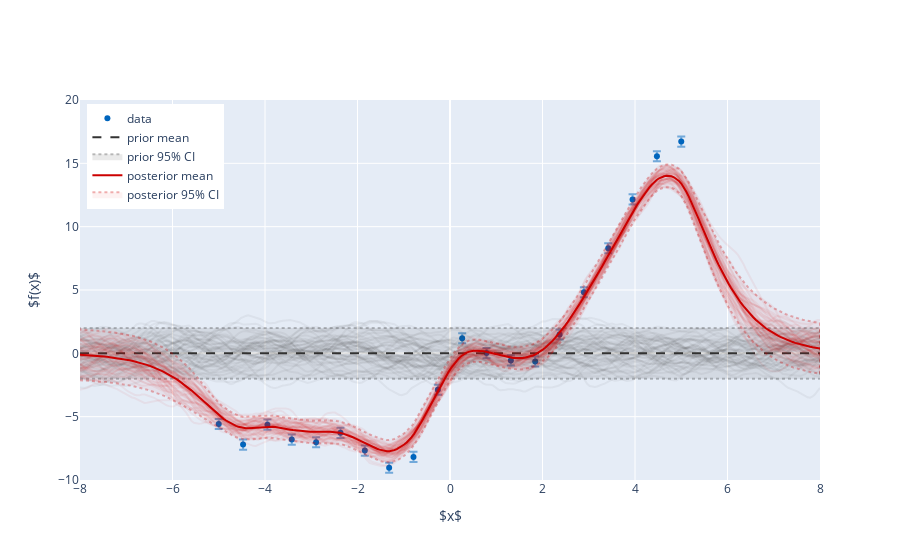

Write notebook code for a chart like this one.
### Code cell
kernel = lambda a, b: Matern_3(a, b, l=1)
prior = GaussianProcess(const_mean, kernel)
posterior = prior.condition(Y, X, sigma)
plot(prior, posterior)

### Figure 1 — Plotly figure (JSON) as saved in the notebook; plotly's stock layout.template omitted (floating-point values rounded to 4 significant figures; data arrays with more than 128 entries replaced by an {"elided": "..."} marker saying what was removed)
{"data": [{"error_y": {"array": [0.4, 0.4, 0.4, 0.4, 0.4, 0.4, 0.4, 0.4, 0.4, 0.4, 0.4, 0.4, 0.4, 0.4, 0.4, 0.4, 0.4, 0.4, 0.4, 0.4], "color": "rgba(0,101,189,0.5)", "type": "data", "visible": true}, "marker": {"color": "rgb(0, 101, 189)", "size": 6}, "mode": "markers", "name": "data", "type": "scatter", "x": [-5.0, -4.474, -3.947, -3.421, -2.895, -2.368, -1.842, -1.316, -0.7895, -0.2632, 0.2632, 0.7895, 1.316, 1.842, 2.368, 2.895, 3.421, 3.947, 4.474, 5.0], "y": [-5.582, -7.206, -5.631, -6.811, -7.02, -6.278, -7.678, -9.035, -8.175, -2.871, 1.192, 0.01719, -0.558, -0.6368, 1.482, 4.825, 8.295, 12.15, 15.56, 16.72]}, {"line": {"color": "rgb(51, 51, 51)", "dash": "dash"}, "mode": "lines", "name": "prior mean", "type": "scatter", "x": {"elided": "300 float values"}, "y": {"elided": "300 float values"}}, {"fill": "toself", "fillcolor": "rgba(51,51,51,0.1)", "line": {"color": "rgba(51,51,51,0.3)", "dash": "dot"}, "name": "prior 95% CI", "type": "scatter", "x": {"elided": "600 float values"}, "y": {"elided": "600 float values"}}, {"line": {"color": "rgba(51,51,51,0.3)"}, "mode": "lines", "name": "sample", "opacity": 0.2, "showlegend": false, "type": "scatter", "x": {"elided": "300 float values"}, "y": {"elided": "300 float values"}}, {"line": {"color": "rgba(51,51,51,0.3)"}, "mode": "lines", "name": "sample", "opacity": 0.2, "showlegend": false, "type": "scatter", "x": {"elided": "300 float values"}, "y": {"elided": "300 float values"}}, {"line": {"color": "rgba(51,51,51,0.3)"}, "mode": "lines", "name": "sample", "opacity": 0.2, "showlegend": false, "type": "scatter", "x": {"elided": "300 float values"}, "y": {"elided": "300 float values"}}, {"line": {"color": "rgba(51,51,51,0.3)"}, "mode": "lines", "name": "sample", "opacity": 0.2, "showlegend": false, "type": "scatter", "x": {"elided": "300 float values"}, "y": {"elided": "300 float values"}}, {"line": {"color": "rgba(51,51,51,0.3)"}, "mode": "lines", "name": "sample", "opacity": 0.2, "showlegend": false, "type": "scatter", "x": {"elided": "300 float values"}, "y": {"elided": "300 float values"}}, {"line": {"color": "rgba(51,51,51,0.3)"}, "mode": "lines", "name": "sample", "opacity": 0.2, "showlegend": false, "type": "scatter", "x": {"elided": "300 float values"}, "y": {"elided": "300 float values"}}, {"line": {"color": "rgba(51,51,51,0.3)"}, "mode": "lines", "name": "sample", "opacity": 0.2, "showlegend": false, "type": "scatter", "x": {"elided": "300 float values"}, "y": {"elided": "300 float values"}}, {"line": {"color": "rgba(51,51,51,0.3)"}, "mode": "lines", "name": "sample", "opacity": 0.2, "showlegend": false, "type": "scatter", "x": {"elided": "300 float values"}, "y": {"elided": "300 float values"}}, {"line": {"color": "rgba(51,51,51,0.3)"}, "mode": "lines", "name": "sample", "opacity": 0.2, "showlegend": false, "type": "scatter", "x": {"elided": "300 float values"}, "y": {"elided": "300 float values"}}, {"line": {"color": "rgba(51,51,51,0.3)"}, "mode": "lines", "name": "sample", "opacity": 0.2, "showlegend": false, "type": "scatter", "x": {"elided": "300 float values"}, "y": {"elided": "300 float values"}}, {"line": {"color": "rgba(51,51,51,0.3)"}, "mode": "lines", "name": "sample", "opacity": 0.2, "showlegend": false, "type": "scatter", "x": {"elided": "300 float values"}, "y": {"elided": "300 float values"}}, {"line": {"color": "rgba(51,51,51,0.3)"}, "mode": "lines", "name": "sample", "opacity": 0.2, "showlegend": false, "type": "scatter", "x": {"elided": "300 float values"}, "y": {"elided": "300 float values"}}, {"line": {"color": "rgba(51,51,51,0.3)"}, "mode": "lines", "name": "sample", "opacity": 0.2, "showlegend": false, "type": "scatter", "x": {"elided": "300 float values"}, "y": {"elided": "300 float values"}}, {"line": {"color": "rgba(51,51,51,0.3)"}, "mode": "lines", "name": "sample", "opacity": 0.2, "showlegend": false, "type": "scatter", "x": {"elided": "300 float values"}, "y": {"elided": "300 float values"}}, {"line": {"color": "rgba(51,51,51,0.3)"}, "mode": "lines", "name": "sample", "opacity": 0.2, "showlegend": false, "type": "scatter", "x": {"elided": "300 float values"}, "y": {"elided": "300 float values"}}, {"line": {"color": "rgba(51,51,51,0.3)"}, "mode": "lines", "name": "sample", "opacity": 0.2, "showlegend": false, "type": "scatter", "x": {"elided": "300 float values"}, "y": {"elided": "300 float values"}}, {"line": {"color": "rgba(51,51,51,0.3)"}, "mode": "lines", "name": "sample", "opacity": 0.2, "showlegend": false, "type": "scatter", "x": {"elided": "300 float values"}, "y": {"elided": "300 float values"}}, {"line": {"color": "rgba(51,51,51,0.3)"}, "mode": "lines", "name": "sample", "opacity": 0.2, "showlegend": false, "type": "scatter", "x": {"elided": "300 float values"}, "y": {"elided": "300 float values"}}, {"line": {"color": "rgba(51,51,51,0.3)"}, "mode": "lines", "name": "sample", "opacity": 0.2, "showlegend": false, "type": "scatter", "x": {"elided": "300 float values"}, "y": {"elided": "300 float values"}}, {"line": {"color": "rgba(51,51,51,0.3)"}, "mode": "lines", "name": "sample", "opacity": 0.2, "showlegend": false, "type": "scatter", "x": {"elided": "300 float values"}, "y": {"elided": "300 float values"}}, {"line": {"color": "rgba(51,51,51,0.3)"}, "mode": "lines", "name": "sample", "opacity": 0.2, "showlegend": false, "type": "scatter", "x": {"elided": "300 float values"}, "y": {"elided": "300 float values"}}, {"line": {"color": "rgba(51,51,51,0.3)"}, "mode": "lines", "name": "sample", "opacity": 0.2, "showlegend": false, "type": "scatter", "x": {"elided": "300 float values"}, "y": {"elided": "300 float values"}}, {"line": {"color": "rgba(51,51,51,0.3)"}, "mode": "lines", "name": "sample", "opacity": 0.2, "showlegend": false, "type": "scatter", "x": {"elided": "300 float values"}, "y": {"elided": "300 float values"}}, {"line": {"color": "rgba(51,51,51,0.3)"}, "mode": "lines", "name": "sample", "opacity": 0.2, "showlegend": false, "type": "scatter", "x": {"elided": "300 float values"}, "y": {"elided": "300 float values"}}, {"line": {"color": "rgba(51,51,51,0.3)"}, "mode": "lines", "name": "sample", "opacity": 0.2, "showlegend": false, "type": "scatter", "x": {"elided": "300 float values"}, "y": {"elided": "300 float values"}}, {"line": {"color": "rgba(51,51,51,0.3)"}, "mode": "lines", "name": "sample", "opacity": 0.2, "showlegend": false, "type": "scatter", "x": {"elided": "300 float values"}, "y": {"elided": "300 float values"}}, {"line": {"color": "rgba(51,51,51,0.3)"}, "mode": "lines", "name": "sample", "opacity": 0.2, "showlegend": false, "type": "scatter", "x": {"elided": "300 float values"}, "y": {"elided": "300 float values"}}, {"line": {"color": "rgba(51,51,51,0.3)"}, "mode": "lines", "name": "sample", "opacity": 0.2, "showlegend": false, "type": "scatter", "x": {"elided": "300 float values"}, "y": {"elided": "300 float values"}}, {"line": {"color": "rgba(51,51,51,0.3)"}, "mode": "lines", "name": "sample", "opacity": 0.2, "showlegend": false, "type": "scatter", "x": {"elided": "300 float values"}, "y": {"elided": "300 float values"}}, {"line": {"color": "rgba(51,51,51,0.3)"}, "mode": "lines", "name": "sample", "opacity": 0.2, "showlegend": false, "type": "scatter", "x": {"elided": "300 float values"}, "y": {"elided": "300 float values"}}, {"line": {"color": "rgba(51,51,51,0.3)"}, "mode": "lines", "name": "sample", "opacity": 0.2, "showlegend": false, "type": "scatter", "x": {"elided": "300 float values"}, "y": {"elided": "300 float values"}}, {"line": {"color": "rgba(51,51,51,0.3)"}, "mode": "lines", "name": "sample", "opacity": 0.2, "showlegend": false, "type": "scatter", "x": {"elided": "300 float values"}, "y": {"elided": "300 float values"}}, {"line": {"color": "rgba(51,51,51,0.3)"}, "mode": "lines", "name": "sample", "opacity": 0.2, "showlegend": false, "type": "scatter", "x": {"elided": "300 float values"}, "y": {"elided": "300 float values"}}, {"line": {"color": "rgba(51,51,51,0.3)"}, "mode": "lines", "name": "sample", "opacity": 0.2, "showlegend": false, "type": "scatter", "x": {"elided": "300 float values"}, "y": {"elided": "300 float values"}}, {"line": {"color": "rgba(51,51,51,0.3)"}, "mode": "lines", "name": "sample", "opacity": 0.2, "showlegend": false, "type": "scatter", "x": {"elided": "300 float values"}, "y": {"elided": "300 float values"}}, {"line": {"color": "rgba(51,51,51,0.3)"}, "mode": "lines", "name": "sample", "opacity": 0.2, "showlegend": false, "type": "scatter", "x": {"elided": "300 float values"}, "y": {"elided": "300 float values"}}, {"line": {"color": "rgba(51,51,51,0.3)"}, "mode": "lines", "name": "sample", "opacity": 0.2, "showlegend": false, "type": "scatter", "x": {"elided": "300 float values"}, "y": {"elided": "300 float values"}}, {"line": {"color": "rgba(51,51,51,0.3)"}, "mode": "lines", "name": "sample", "opacity": 0.2, "showlegend": false, "type": "scatter", "x": {"elided": "300 float values"}, "y": {"elided": "300 float values"}}, {"line": {"color": "rgba(51,51,51,0.3)"}, "mode": "lines", "name": "sample", "opacity": 0.2, "showlegend": false, "type": "scatter", "x": {"elided": "300 float values"}, "y": {"elided": "300 float values"}}, {"line": {"color": "rgba(51,51,51,0.3)"}, "mode": "lines", "name": "sample", "opacity": 0.2, "showlegend": false, "type": "scatter", "x": {"elided": "300 float values"}, "y": {"elided": "300 float values"}}, {"line": {"color": "rgba(51,51,51,0.3)"}, "mode": "lines", "name": "sample", "opacity": 0.2, "showlegend": false, "type": "scatter", "x": {"elided": "300 float values"}, "y": {"elided": "300 float values"}}, {"line": {"color": "rgba(51,51,51,0.3)"}, "mode": "lines", "name": "sample", "opacity": 0.2, "showlegend": false, "type": "scatter", "x": {"elided": "300 float values"}, "y": {"elided": "300 float values"}}, {"line": {"color": "rgba(51,51,51,0.3)"}, "mode": "lines", "name": "sample", "opacity": 0.2, "showlegend": false, "type": "scatter", "x": {"elided": "300 float values"}, "y": {"elided": "300 float values"}}, {"line": {"color": "rgba(51,51,51,0.3)"}, "mode": "lines", "name": "sample", "opacity": 0.2, "showlegend": false, "type": "scatter", "x": {"elided": "300 float values"}, "y": {"elided": "300 float values"}}, {"line": {"color": "rgba(51,51,51,0.3)"}, "mode": "lines", "name": "sample", "opacity": 0.2, "showlegend": false, "type": "scatter", "x": {"elided": "300 float values"}, "y": {"elided": "300 float values"}}, {"line": {"color": "rgba(51,51,51,0.3)"}, "mode": "lines", "name": "sample", "opacity": 0.2, "showlegend": false, "type": "scatter", "x": {"elided": "300 float values"}, "y": {"elided": "300 float values"}}, {"line": {"color": "rgba(51,51,51,0.3)"}, "mode": "lines", "name": "sample", "opacity": 0.2, "showlegend": false, "type": "scatter", "x": {"elided": "300 float values"}, "y": {"elided": "300 float values"}}, {"line": {"color": "rgba(51,51,51,0.3)"}, "mode": "lines", "name": "sample", "opacity": 0.2, "showlegend": false, "type": "scatter", "x": {"elided": "300 float values"}, "y": {"elided": "300 float values"}}, {"line": {"color": "rgba(51,51,51,0.3)"}, "mode": "lines", "name": "sample", "opacity": 0.2, "showlegend": false, "type": "scatter", "x": {"elided": "300 float values"}, "y": {"elided": "300 float values"}}, {"line": {"color": "rgba(51,51,51,0.3)"}, "mode": "lines", "name": "sample", "opacity": 0.2, "showlegend": false, "type": "scatter", "x": {"elided": "300 float values"}, "y": {"elided": "300 float values"}}, {"line": {"color": "rgb(204, 0, 0)"}, "mode": "lines", "name": "posterior mean", "type": "scatter", "x": {"elided": "300 float values"}, "y": {"elided": "300 float values"}}, {"fill": "toself", "fillcolor": "rgba(204,0,0,0.05)", "line": {"color": "rgba(204,0,0,0.3)", "dash": "dot"}, "name": "posterior 95% CI", "type": "scatter", "x": {"elided": "600 float values"}, "y": {"elided": "600 float values"}}, {"line": {"color": "rgba(204,0,0,0.3)"}, "mode": "lines", "name": "sample", "opacity": 0.2, "showlegend": false, "type": "scatter", "x": {"elided": "300 float values"}, "y": {"elided": "300 float values"}}, {"line": {"color": "rgba(204,0,0,0.3)"}, "mode": "lines", "name": "sample", "opacity": 0.2, "showlegend": false, "type": "scatter", "x": {"elided": "300 float values"}, "y": {"elided": "300 float values"}}, {"line": {"color": "rgba(204,0,0,0.3)"}, "mode": "lines", "name": "sample", "opacity": 0.2, "showlegend": false, "type": "scatter", "x": {"elided": "300 float values"}, "y": {"elided": "300 float values"}}, {"line": {"color": "rgba(204,0,0,0.3)"}, "mode": "lines", "name": "sample", "opacity": 0.2, "showlegend": false, "type": "scatter", "x": {"elided": "300 float values"}, "y": {"elided": "300 float values"}}, {"line": {"color": "rgba(204,0,0,0.3)"}, "mode": "lines", "name": "sample", "opacity": 0.2, "showlegend": false, "type": "scatter", "x": {"elided": "300 float values"}, "y": {"elided": "300 float values"}}, {"line": {"color": "rgba(204,0,0,0.3)"}, "mode": "lines", "name": "sample", "opacity": 0.2, "showlegend": false, "type": "scatter", "x": {"elided": "300 float values"}, "y": {"elided": "300 float values"}}, {"line": {"color": "rgba(204,0,0,0.3)"}, "mode": "lines", "name": "sample", "opacity": 0.2, "showlegend": false, "type": "scatter", "x": {"elided": "300 float values"}, "y": {"elided": "300 float values"}}, {"line": {"color": "rgba(204,0,0,0.3)"}, "mode": "lines", "name": "sample", "opacity": 0.2, "showlegend": false, "type": "scatter", "x": {"elided": "300 float values"}, "y": {"elided": "300 float values"}}, {"line": {"color": "rgba(204,0,0,0.3)"}, "mode": "lines", "name": "sample", "opacity": 0.2, "showlegend": false, "type": "scatter", "x": {"elided": "300 float values"}, "y": {"elided": "300 float values"}}, {"line": {"color": "rgba(204,0,0,0.3)"}, "mode": "lines", "name": "sample", "opacity": 0.2, "showlegend": false, "type": "scatter", "x": {"elided": "300 float values"}, "y": {"elided": "300 float values"}}, {"line": {"color": "rgba(204,0,0,0.3)"}, "mode": "lines", "name": "sample", "opacity": 0.2, "showlegend": false, "type": "scatter", "x": {"elided": "300 float values"}, "y": {"elided": "300 float values"}}, {"line": {"color": "rgba(204,0,0,0.3)"}, "mode": "lines", "name": "sample", "opacity": 0.2, "showlegend": false, "type": "scatter", "x": {"elided": "300 float values"}, "y": {"elided": "300 float values"}}, {"line": {"color": "rgba(204,0,0,0.3)"}, "mode": "lines", "name": "sample", "opacity": 0.2, "showlegend": false, "type": "scatter", "x": {"elided": "300 float values"}, "y": {"elided": "300 float values"}}, {"line": {"color": "rgba(204,0,0,0.3)"}, "mode": "lines", "name": "sample", "opacity": 0.2, "showlegend": false, "type": "scatter", "x": {"elided": "300 float values"}, "y": {"elided": "300 float values"}}, {"line": {"color": "rgba(204,0,0,0.3)"}, "mode": "lines", "name": "sample", "opacity": 0.2, "showlegend": false, "type": "scatter", "x": {"elided": "300 float values"}, "y": {"elided": "300 float values"}}, {"line": {"color": "rgba(204,0,0,0.3)"}, "mode": "lines", "name": "sample", "opacity": 0.2, "showlegend": false, "type": "scatter", "x": {"elided": "300 float values"}, "y": {"elided": "300 float values"}}, {"line": {"color": "rgba(204,0,0,0.3)"}, "mode": "lines", "name": "sample", "opacity": 0.2, "showlegend": false, "type": "scatter", "x": {"elided": "300 float values"}, "y": {"elided": "300 float values"}}, {"line": {"color": "rgba(204,0,0,0.3)"}, "mode": "lines", "name": "sample", "opacity": 0.2, "showlegend": false, "type": "scatter", "x": {"elided": "300 float values"}, "y": {"elided": "300 float values"}}, {"line": {"color": "rgba(204,0,0,0.3)"}, "mode": "lines", "name": "sample", "opacity": 0.2, "showlegend": false, "type": "scatter", "x": {"elided": "300 float values"}, "y": {"elided": "300 float values"}}, {"line": {"color": "rgba(204,0,0,0.3)"}, "mode": "lines", "name": "sample", "opacity": 0.2, "showlegend": false, "type": "scatter", "x": {"elided": "300 float values"}, "y": {"elided": "300 float values"}}, {"line": {"color": "rgba(204,0,0,0.3)"}, "mode": "lines", "name": "sample", "opacity": 0.2, "showlegend": false, "type": "scatter", "x": {"elided": "300 float values"}, "y": {"elided": "300 float values"}}, {"line": {"color": "rgba(204,0,0,0.3)"}, "mode": "lines", "name": "sample", "opacity": 0.2, "showlegend": false, "type": "scatter", "x": {"elided": "300 float values"}, "y": {"elided": "300 float values"}}, {"line": {"color": "rgba(204,0,0,0.3)"}, "mode": "lines", "name": "sample", "opacity": 0.2, "showlegend": false, "type": "scatter", "x": {"elided": "300 float values"}, "y": {"elided": "300 float values"}}, {"line": {"color": "rgba(204,0,0,0.3)"}, "mode": "lines", "name": "sample", "opacity": 0.2, "showlegend": false, "type": "scatter", "x": {"elided": "300 float values"}, "y": {"elided": "300 float values"}}, {"line": {"color": "rgba(204,0,0,0.3)"}, "mode": "lines", "name": "sample", "opacity": 0.2, "showlegend": false, "type": "scatter", "x": {"elided": "300 float values"}, "y": {"elided": "300 float values"}}, {"line": {"color": "rgba(204,0,0,0.3)"}, "mode": "lines", "name": "sample", "opacity": 0.2, "showlegend": false, "type": "scatter", "x": {"elided": "300 float values"}, "y": {"elided": "300 float values"}}, {"line": {"color": "rgba(204,0,0,0.3)"}, "mode": "lines", "name": "sample", "opacity": 0.2, "showlegend": false, "type": "scatter", "x": {"elided": "300 float values"}, "y": {"elided": "300 float values"}}, {"line": {"color": "rgba(204,0,0,0.3)"}, "mode": "lines", "name": "sample", "opacity": 0.2, "showlegend": false, "type": "scatter", "x": {"elided": "300 float values"}, "y": {"elided": "300 float values"}}, {"line": {"color": "rgba(204,0,0,0.3)"}, "mode": "lines", "name": "sample", "opacity": 0.2, "showlegend": false, "type": "scatter", "x": {"elided": "300 float values"}, "y": {"elided": "300 float values"}}, {"line": {"color": "rgba(204,0,0,0.3)"}, "mode": "lines", "name": "sample", "opacity": 0.2, "showlegend": false, "type": "scatter", "x": {"elided": "300 float values"}, "y": {"elided": "300 float values"}}, {"line": {"color": "rgba(204,0,0,0.3)"}, "mode": "lines", "name": "sample", "opacity": 0.2, "showlegend": false, "type": "scatter", "x": {"elided": "300 float values"}, "y": {"elided": "300 float values"}}, {"line": {"color": "rgba(204,0,0,0.3)"}, "mode": "lines", "name": "sample", "opacity": 0.2, "showlegend": false, "type": "scatter", "x": {"elided": "300 float values"}, "y": {"elided": "300 float values"}}, {"line": {"color": "rgba(204,0,0,0.3)"}, "mode": "lines", "name": "sample", "opacity": 0.2, "showlegend": false, "type": "scatter", "x": {"elided": "300 float values"}, "y": {"elided": "300 float values"}}, {"line": {"color": "rgba(204,0,0,0.3)"}, "mode": "lines", "name": "sample", "opacity": 0.2, "showlegend": false, "type": "scatter", "x": {"elided": "300 float values"}, "y": {"elided": "300 float values"}}, {"line": {"color": "rgba(204,0,0,0.3)"}, "mode": "lines", "name": "sample", "opacity": 0.2, "showlegend": false, "type": "scatter", "x": {"elided": "300 float values"}, "y": {"elided": "300 float values"}}, {"line": {"color": "rgba(204,0,0,0.3)"}, "mode": "lines", "name": "sample", "opacity": 0.2, "showlegend": false, "type": "scatter", "x": {"elided": "300 float values"}, "y": {"elided": "300 float values"}}, {"line": {"color": "rgba(204,0,0,0.3)"}, "mode": "lines", "name": "sample", "opacity": 0.2, "showlegend": false, "type": "scatter", "x": {"elided": "300 float values"}, "y": {"elided": "300 float values"}}, {"line": {"color": "rgba(204,0,0,0.3)"}, "mode": "lines", "name": "sample", "opacity": 0.2, "showlegend": false, "type": "scatter", "x": {"elided": "300 float values"}, "y": {"elided": "300 float values"}}, {"line": {"color": "rgba(204,0,0,0.3)"}, "mode": "lines", "name": "sample", "opacity": 0.2, "showlegend": false, "type": "scatter", "x": {"elided": "300 float values"}, "y": {"elided": "300 float values"}}, {"line": {"color": "rgba(204,0,0,0.3)"}, "mode": "lines", "name": "sample", "opacity": 0.2, "showlegend": false, "type": "scatter", "x": {"elided": "300 float values"}, "y": {"elided": "300 float values"}}, {"line": {"color": "rgba(204,0,0,0.3)"}, "mode": "lines", "name": "sample", "opacity": 0.2, "showlegend": false, "type": "scatter", "x": {"elided": "300 float values"}, "y": {"elided": "300 float values"}}, {"line": {"color": "rgba(204,0,0,0.3)"}, "mode": "lines", "name": "sample", "opacity": 0.2, "showlegend": false, "type": "scatter", "x": {"elided": "300 float values"}, "y": {"elided": "300 float values"}}, {"line": {"color": "rgba(204,0,0,0.3)"}, "mode": "lines", "name": "sample", "opacity": 0.2, "showlegend": false, "type": "scatter", "x": {"elided": "300 float values"}, "y": {"elided": "300 float values"}}, {"line": {"color": "rgba(204,0,0,0.3)"}, "mode": "lines", "name": "sample", "opacity": 0.2, "showlegend": false, "type": "scatter", "x": {"elided": "300 float values"}, "y": {"elided": "300 float values"}}, {"line": {"color": "rgba(204,0,0,0.3)"}, "mode": "lines", "name": "sample", "opacity": 0.2, "showlegend": false, "type": "scatter", "x": {"elided": "300 float values"}, "y": {"elided": "300 float values"}}, {"line": {"color": "rgba(204,0,0,0.3)"}, "mode": "lines", "name": "sample", "opacity": 0.2, "showlegend": false, "type": "scatter", "x": {"elided": "300 float values"}, "y": {"elided": "300 float values"}}, {"line": {"color": "rgba(204,0,0,0.3)"}, "mode": "lines", "name": "sample", "opacity": 0.2, "showlegend": false, "type": "scatter", "x": {"elided": "300 float values"}, "y": {"elided": "300 float values"}}, {"line": {"color": "rgba(204,0,0,0.3)"}, "mode": "lines", "name": "sample", "opacity": 0.2, "showlegend": false, "type": "scatter", "x": {"elided": "300 float values"}, "y": {"elided": "300 float values"}}, {"line": {"color": "rgba(204,0,0,0.3)"}, "mode": "lines", "name": "sample", "opacity": 0.2, "showlegend": false, "type": "scatter", "x": {"elided": "300 float values"}, "y": {"elided": "300 float values"}}, {"line": {"color": "rgba(204,0,0,0.3)"}, "mode": "lines", "name": "sample", "opacity": 0.2, "showlegend": false, "type": "scatter", "x": {"elided": "300 float values"}, "y": {"elided": "300 float values"}}], "layout": {"legend": {"x": 0.01, "y": 0.99}, "xaxis": {"title": {"text": "$x$"}}, "yaxis": {"range": [-10, 20], "title": {"text": "$f(x)$"}}}}
